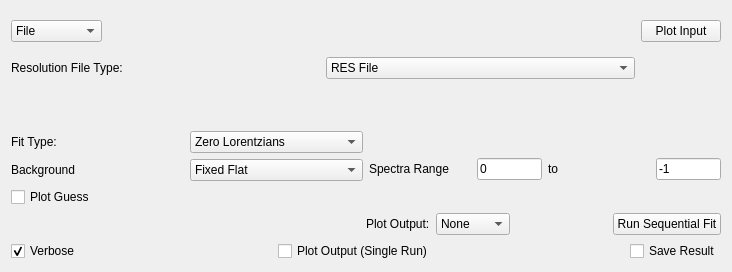
     <widget class="QWidget" name="tabConFit">
      <attribute name="title">
       <string>ConvFit</string>
      </attribute>
      <layout class="QVBoxLayout" name="layoutConFit">
       <item>
        <layout class="QGridLayout" name="confit_layoutFiles">
         <item row="1" column="0">
          <layout class="QHBoxLayout" name="confit_ResType">
           <item>
            <widget class="QLabel" name="lbl_resFile">
             <property name="text">
              <string>Resolution File Type:</string>
             </property>
            </widget>
           </item>
           <item>
            <widget class="QComboBox" name="confit_cbResType">
             <item>
              <property name="text">
               <string>RES File</string>
              </property>
             </item>
             <item>
              <property name="text">
               <string>Data File</string>
              </property>
             </item>
            </widget>
           </item>
          </layout>
         </item>
         <item row="2" column="0">
          <widget class="MantidQt::MantidWidgets::MWRunFiles" name="confit_resInput">
           <property name="sizePolicy">
            <sizepolicy hsizetype="Preferred" vsizetype="Maximum">
             <horstretch>0</horstretch>
             <verstretch>41</verstretch>
            </sizepolicy>
           </property>
           <property name="findRunFiles" stdset="0">
            <bool>false</bool>
           </property>
           <property name="label" stdset="0">
            <string>Resolution File:</string>
           </property>
           <property name="multipleFiles" stdset="0">
            <bool>false</bool>
           </property>
           <property name="fileExtensions">
            <stringlist>
             <string>_res.nxs</string>
             <string>.res</string>
            </stringlist>
           </property>
          </widget>
         </item>
         <item row="0" column="1">
          <widget class="QPushButton" name="confit_pbPlotInput">
           <property name="text">
            <string>Plot Input</string>
           </property>
          </widget>
         </item>
         <item row="0" column="0">
          <layout class="QHBoxLayout" name="confit_layout_input">
           <property name="spacing">
            <number>6</number>
           </property>
           <item>
            <widget class="QComboBox" name="confit_cbInputType">
             <item>
              <property name="text">
               <string>File</string>
              </property>
             </item>
             <item>
              <property name="text">
               <string>Workspace</string>
              </property>
             </item>
            </widget>
           </item>
           <item>
            <widget class="QStackedWidget" name="confit_swInput">
             <property name="sizePolicy">
              <sizepolicy hsizetype="Preferred" vsizetype="Maximum">
               <horstretch>0</horstretch>
               <verstretch>0</verstretch>
              </sizepolicy>
             </property>
             <property name="minimumSize">
              <size>
               <width>527</width>
               <height>0</height>
              </size>
             </property>
             <property name="currentIndex">
              <number>0</number>
             </property>
             <widget class="QWidget" name="confit_page_inputFile">
              <layout class="QHBoxLayout" name="confit_layout_page_inputFile">
               <item>
                <widget class="MantidQt::MantidWidgets::MWRunFiles" name="confit_inputFile">
                 <property name="sizePolicy">
                  <sizepolicy hsizetype="Preferred" vsizetype="Fixed">
                   <horstretch>0</horstretch>
                   <verstretch>41</verstretch>
                  </sizepolicy>
                 </property>
                 <property name="findRunFiles" stdset="0">
                  <bool>false</bool>
                 </property>
                 <property name="label" stdset="0">
                  <string/>
                 </property>
                 <property name="multipleFiles" stdset="0">
                  <bool>false</bool>
                 </property>
                 <property name="fileExtensions">
                  <stringlist>
                   <string>_red.nxs</string>
                   <string>_sqw.nxs</string>
                  </stringlist>
                 </property>
                </widget>
               </item>
              </layout>
             </widget>
             <widget class="QWidget" name="confit_page_inputWorkspace">
              <layout class="QHBoxLayout" name="horizontalLayout_29">
               <item>
                <widget class="MantidQt::MantidWidgets::WorkspaceSelector" name="confit_wsSample">
                 <property name="WorkspaceTypes">
                  <stringlist/>
                 </property>
                 <property name="Suffix" stdset="0">
                  <stringlist>
                   <string>_red</string>
                   <string>_sqw</string>
                  </stringlist>
                 </property>
                </widget>
               </item>
              </layout>
             </widget>
            </widget>
           </item>
          </layout>
         </item>
        </layout>
       </item>
       <item>
        <spacer name="verticalSpacer">
         <property name="orientation">
          <enum>Qt::Vertical</enum>
         </property>
         <property name="sizeHint" stdset="0">
          <size>
           <width>20</width>
           <height>40</height>
          </size>
         </property>
        </spacer>
       </item>
       <item>
        <layout class="QHBoxLayout" name="confit_layoutPlotArea">
         <item>
          <layout class="QVBoxLayout" name="confit_layoutProperties">
           <item>
            <layout class="QVBoxLayout" name="confit_layoutOptions">
             <item>
              <layout class="QHBoxLayout" name="confit_layoutFitType">
               <item>
                <widget class="QLabel" name="confit_lbFitType">
                 <property name="text">
                  <string>Fit Type:</string>
                 </property>
                </widget>
               </item>
               <item>
                <widget class="QComboBox" name="confit_cbFitType">
                 <item>
                  <property name="text">
                   <string>Zero Lorentzians</string>
                  </property>
                 </item>
                 <item>
                  <property name="text">
                   <string>One Lorentzian</string>
                  </property>
                 </item>
                 <item>
                  <property name="text">
                   <string>Two Lorentzians</string>
                  </property>
                 </item>
                </widget>
               </item>
              </layout>
             </item>
             <item>
              <layout class="QHBoxLayout" name="confit_layoutBackground">
               <item>
                <widget class="QLabel" name="confit_lbBackground">
                 <property name="text">
                  <string>Background</string>
                 </property>
                </widget>
               </item>
               <item>
                <widget class="QComboBox" name="confit_cbBackground">
                 <item>
                  <property name="text">
                   <string>Fixed Flat</string>
                  </property>
                 </item>
                 <item>
                  <property name="text">
                   <string>Fit Flat</string>
                  </property>
                 </item>
                 <item>
                  <property name="text">
                   <string>Fit Linear</string>
                  </property>
                 </item>
                </widget>
               </item>
              </layout>
             </item>
             <item>
              <layout class="QHBoxLayout" name="horizontalLayout_30">
               <item>
                <widget class="QCheckBox" name="confit_ckPlotGuess">
                 <property name="text">
                  <string>Plot Guess</string>
                 </property>
                </widget>
               </item>
              </layout>
             </item>
            </layout>
           </item>
           <item>
            <layout class="QVBoxLayout" name="confit_properties"/>
           </item>
          </layout>
         </item>
         <item>
          <layout class="QVBoxLayout" name="confit_layoutMiniPlot">
           <item>
            <layout class="QHBoxLayout" name="confit_plot"/>
           </item>
           <item>
            <layout class="QHBoxLayout" name="confit_layoutSpectra">
             <item>
              <widget class="QLabel" name="confit_lbSpecNo">
               <property name="text">
                <string>Spectra Range</string>
               </property>
              </widget>
             </item>
             <item>
              <widget class="QLineEdit" name="confit_leSpecNo">
               <property name="sizePolicy">
                <sizepolicy hsizetype="Maximum" vsizetype="Fixed">
                 <horstretch>0</horstretch>
                 <verstretch>0</verstretch>
                </sizepolicy>
               </property>
               <property name="maximumSize">
                <size>
                 <width>65</width>
                 <height>16777215</height>
                </size>
               </property>
               <property name="text">
                <string>0</string>
               </property>
              </widget>
             </item>
             <item>
              <widget class="QLabel" name="confit_lbTo">
               <property name="text">
                <string>to</string>
               </property>
              </widget>
             </item>
             <item>
              <widget class="QLineEdit" name="confit_leSpecMax">
               <property name="sizePolicy">
                <sizepolicy hsizetype="Maximum" vsizetype="Fixed">
                 <horstretch>0</horstretch>
                 <verstretch>0</verstretch>
                </sizepolicy>
               </property>
               <property name="maximumSize">
                <size>
                 <width>65</width>
                 <height>16777215</height>
                </size>
               </property>
               <property name="text">
                <string>-1</string>
               </property>
              </widget>
             </item>
            </layout>
           </item>
          </layout>
         </item>
        </layout>
       </item>
       <item>
        <layout class="QHBoxLayout" name="confit_layoutOuputOptions">
         <item>
          <layout class="QVBoxLayout" name="confit_layoutSeq_2"/>
         </item>
         <item>
          <spacer name="horizontalSpacer">
           <property name="orientation">
            <enum>Qt::Horizontal</enum>
           </property>
           <property name="sizeHint" stdset="0">
            <size>
             <width>40</width>
             <height>20</height>
            </size>
           </property>
          </spacer>
         </item>
         <item>
          <layout class="QVBoxLayout" name="confit_layoutSeq">
           <item>
            <layout class="QHBoxLayout" name="confit_layoutSeqPlot">
             <item>
              <widget class="QLabel" name="confit_lbPlotSeq">
               <property name="text">
                <string>Plot Output:</string>
               </property>
              </widget>
             </item>
             <item>
              <widget class="QComboBox" name="confit_cbPlotOutput">
               <item>
                <property name="text">
                 <string>None</string>
                </property>
               </item>
               <item>
                <property name="text">
                 <string>Intensity</string>
                </property>
               </item>
               <item>
                <property name="text">
                 <string>HWHM</string>
                </property>
               </item>
              </widget>
             </item>
             <item>
              <spacer name="horizontalSpacer_3">
               <property name="orientation">
                <enum>Qt::Horizontal</enum>
               </property>
               <property name="sizeHint" stdset="0">
                <size>
                 <width>40</width>
                 <height>20</height>
                </size>
               </property>
              </spacer>
             </item>
             <item>
              <widget class="QPushButton" name="confit_pbSequential">
               <property name="text">
                <string>Run Sequential Fit</string>
               </property>
              </widget>
             </item>
            </layout>
           </item>
          </layout>
         </item>
        </layout>
       </item>
       <item>
        <layout class="QHBoxLayout" name="horizontalLayout_20">
         <item>
          <widget class="QCheckBox" name="confit_ckVerbose">
           <property name="text">
            <string>Verbose</string>
           </property>
           <property name="checked">
            <bool>true</bool>
           </property>
          </widget>
         </item>
         <item>
          <spacer name="horizontalSpacer_21">
           <property name="orientation">
            <enum>Qt::Horizontal</enum>
           </property>
           <property name="sizeHint" stdset="0">
            <size>
             <width>40</width>
             <height>20</height>
            </size>
           </property>
          </spacer>
         </item>
         <item>
          <widget class="QCheckBox" name="confit_ckPlotOutput">
           <property name="text">
            <string>Plot Output (Single Run)</string>
           </property>
          </widget>
         </item>
         <item>
          <spacer name="horizontalSpacer_4">
           <property name="orientation">
            <enum>Qt::Horizontal</enum>
           </property>
           <property name="sizeHint" stdset="0">
            <size>
             <width>40</width>
             <height>20</height>
            </size>
           </property>
          </spacer>
         </item>
         <item>
          <widget class="QCheckBox" name="confit_ckSaveSeq">
           <property name="text">
            <string>Save Result</string>
           </property>
          </widget>
         </item>
        </layout>
       </item>
      </layout>
     </widget>
